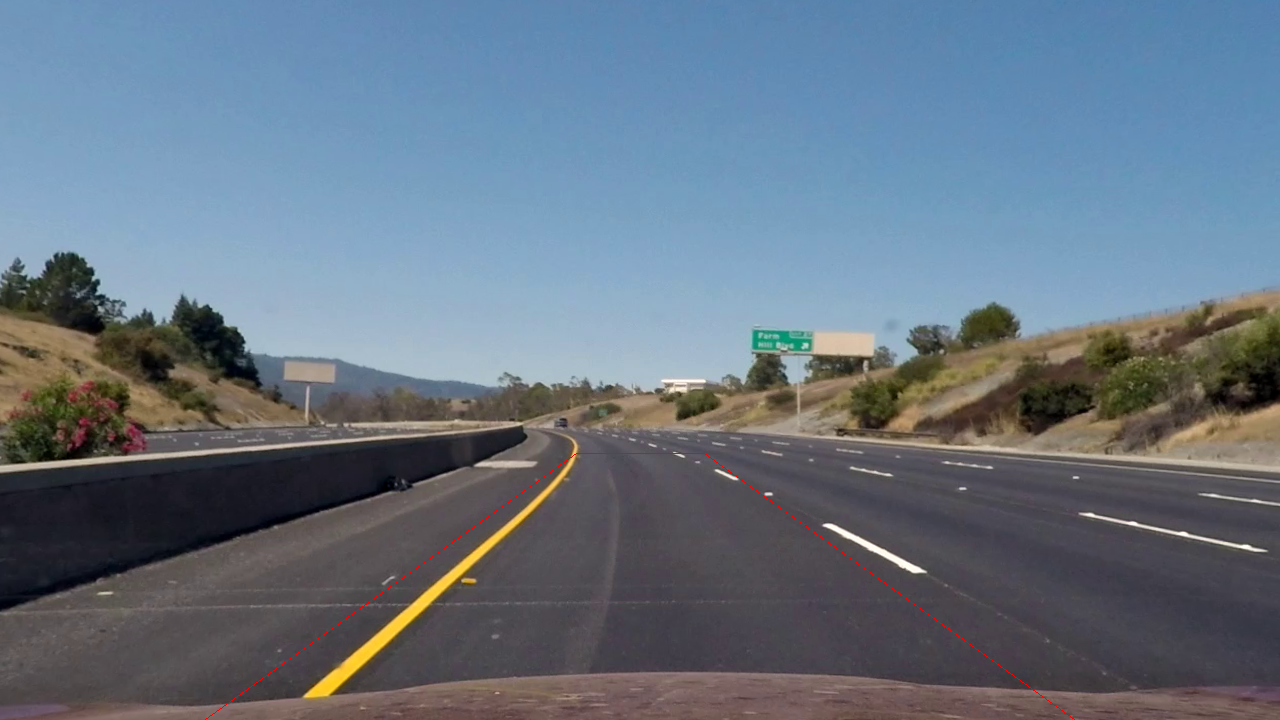
#> input picture images/roi.png, 1280 x 720 px
$ python -i detect.py   (imports and definitions only)   (older library calls are emulated)
#> lines starting #> are read from the running program, lines starting #| are printed output that depends on the picture
#!/usr/bin/python3
from collections import deque
import matplotlib.pyplot as plt
import numpy as np
import cv2
import glob
import json

#Load calibration
calib=dict()
# [2 lines not run here, left out]
# [1 line that did not run here, left out]
# [1 line that did not run here, left out]

class LaneDetector:
    """
    My class for lane detetion.
    """
    is_distortion_saved=False
    font = cv2.FONT_HERSHEY_SIMPLEX

    N_frames=25
    left_fit_deque=deque()
    right_fit_deque=deque()

    retry_count=25
    retry_counter=0

    # [178 lines left out: functions mask_lane_lines, findLinePoints, findLinePointsFast, processVideo, not called in this run]

    def undistort(self,img):
        '''
        Undistort image
        '''
        return cv2.undistort(img,calib['matrix'], calib['dist'], None,None)

    # [133 lines left out: functions unwarp, removeTopBottom, computeAndShow, fitAndShow, not called in this run]

    def processNextImage(self,img):
        '''
        Process image using information from previous one to speed up on video.
        '''
        undist=self.undistort(img)
        undist_masked=self.removeTopBottom(undist)
        warped=self.unwarp(undist_masked)
        warped=self.mask_lane_lines(warped)
        points=self.findLinePointsFast(warped)
        # cv2.imshow('warped',warped)
        result,_ = self.fitAndShow(warped,undist,points)
        self.computeAndShow(result,warped)

        return result

    # [72 lines left out: functions processSingleImage, main, not called in this run]

# [2 lines not run here, left out]

>>> import cv2
>>> picture = cv2.imread('images/roi.png', cv2.IMREAD_GRAYSCALE)
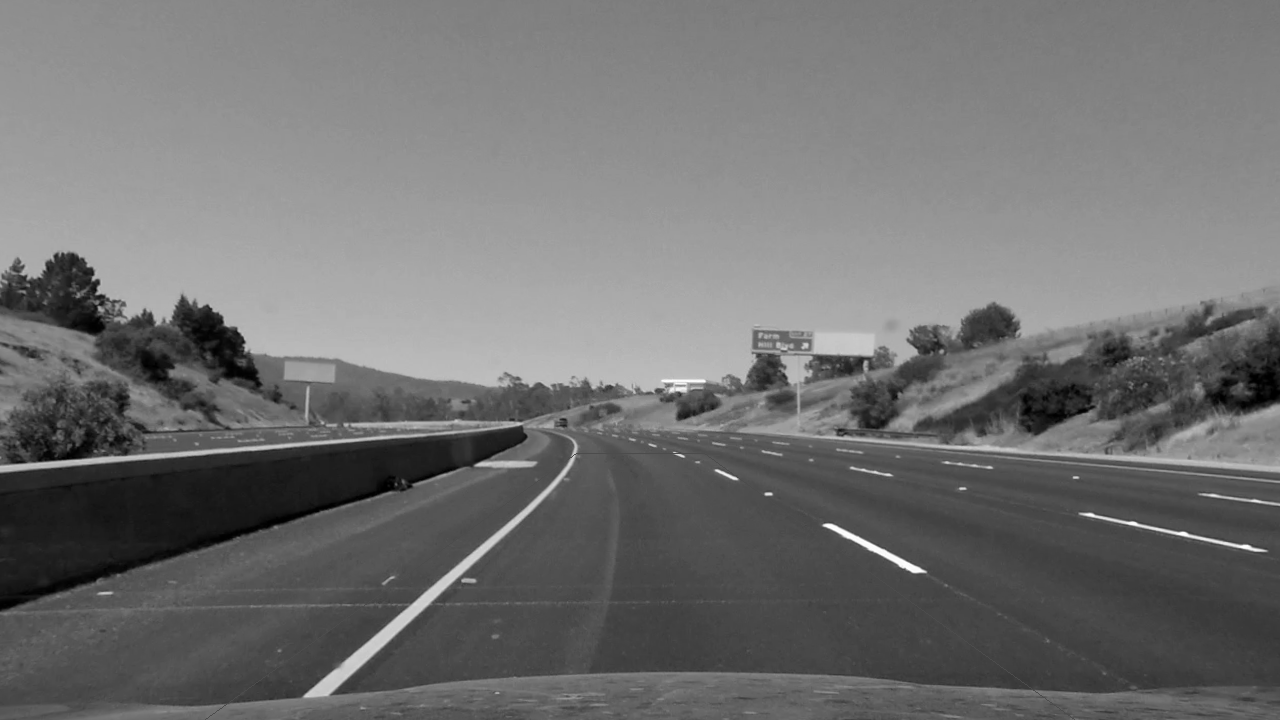
#> picture: shape (720, 1280); min 0, max 254, mean 112.8
#> (the run stopped early here; a loop or call above may not have finished)
